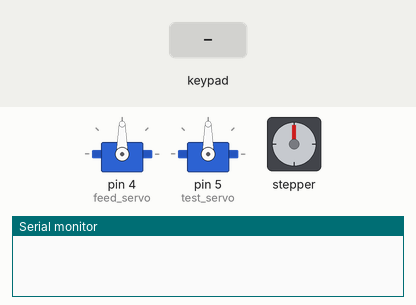
A sketch run on a simulated Arduino Mega 2560, built with avr-gcc and run on an emulated ATmega2560. Parts: 2 × servo, stepper motor, the last lines printed to the serial monitor. The test bench sets the inputs (shaded band). Stepper angles assume 100 steps per turn.

Above: at 1.3 s.
1.4 s: key '#' pressed
At 2.4 s:
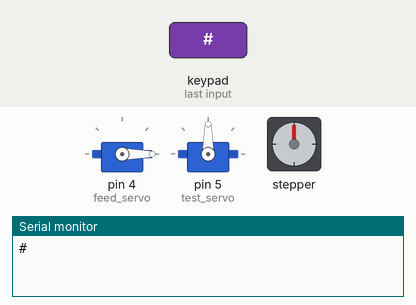
At 3.9 s:
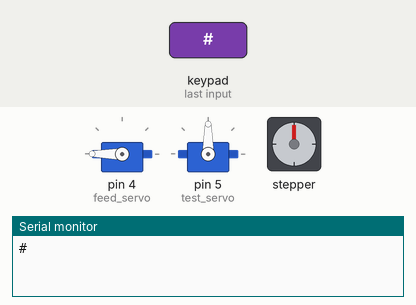
Timing chart, 0 to 21.7 s (numbered marks = the images above; inputs shaded):
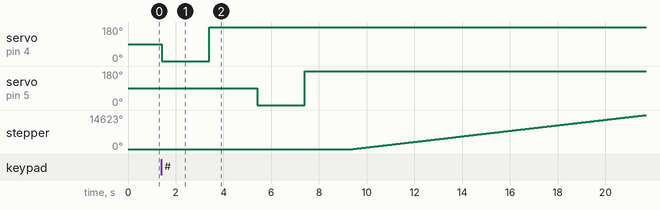

The sketch:

Test.ino
```cpp
#include <Stepper.h>
#include <Servo.h>
#include <Keypad.h>

//Keyboard setup
const byte ROWS = 4; //four rows
const byte COLS = 4; //four columns
char keys[ROWS][COLS] = {
  {'1','2','A','3'},
  {'4','5','B','6'},
  {'7','8','C','9'},
  {'*','0','D','#'}
};

byte rowPins[ROWS] = {24, 26, 28, 30}; //connect to the row pinouts of the keypad
byte colPins[COLS] = {32, 34, 36, 38}; //connect to the column pinouts of the keypad

Keypad keypad = Keypad( makeKeymap(keys), rowPins, colPins, ROWS, COLS );

// change this to the number of steps on your motor
#define STEPS 100

//define the number of steps for a full rotation of the servo motors
int StepsPerRevolution = 2048;
int motSpeed = 10;

// create an instance of the stepper class, specifying
// the number of steps of the motor and the pins it's
// attached to
Stepper stepper(STEPS, 8, 9, 10, 11);
Stepper stepper2(STEPS, 17, 16, 15, 14);
Servo feed_servo;
Servo test_servo;

// the previous reading from the analog input
int previous = 0;

void setup() {
  Serial.begin(9600);
  // set the speed of the motor to 30 RPMs
  stepper.setSpeed(200);
  stepper2.setSpeed(200);
  feed_servo.attach(4);
  test_servo.attach(5);
  delay(100);


}

void loop() {
  //feed_servo.write(10);
  //test_servo.write(20);
  char key = keypad.getKey();

  if (key){
    Serial.println(key);
  }

  if (key == '#') {
    for (int i = 0; i < 1; i++ ){
 //   delay(1000);
      feed_servo.write(0);
      delay(2000);
      feed_servo.write(180);
      delay(2000);
      test_servo.write(0);
      delay(2000);
      test_servo.write(180);
      delay(2000);
      stepper.step(StepsPerRevolution*3);
    }
  }
 }
```

Measured:
- after the input at 1.4 s, servo on pin 4 (feed_servo): 90° → 0° at once, → 180° 2.0 s later; servo on pin 5 (test_servo): 90° → 0° after 4.0 s, → 180° 2.0 s later; stepper: keeps turning clockwise at about 1191°/s, starting after 8.0 s
